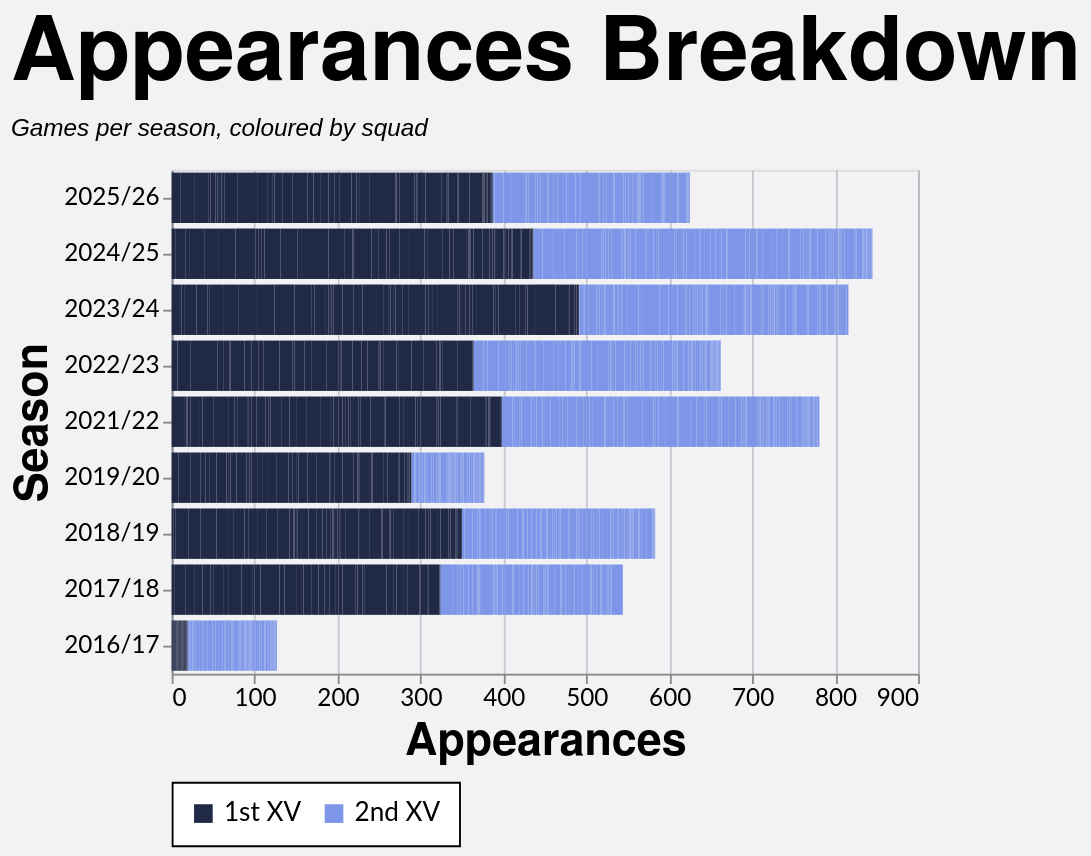

Describe this chart as a Vega-Lite specification.
### Vega-Lite specification from a JSON file in a GitHub repository (floating-point values rounded to 4 significant figures; data arrays with more than 128 entries replaced by an {"elided": "..."} marker saying what was removed)
{"config": {"axis": {"labelFont": "Lato, sans-serif", "titleFont": "PT Sans Narrow, Helvetica Neue, Helvetica, Arial, sans-serif", "labelFontSize": 13, "titleFontSize": 24, "gridColor": "#202947", "gridOpacity": 0.2}, "header": {"labelFont": "PT Sans Narrow, Helvetica Neue, Helvetica, Arial, sans-serif", "titleFont": "PT Sans Narrow, Helvetica Neue, Helvetica, Arial, sans-serif", "labelFontSize": 24, "titleFontSize": 28, "labelFontWeight": "bold", "orient": "left"}, "legend": {"labelFont": "Lato, sans-serif", "titleFont": "PT Sans Narrow, Helvetica Neue, Helvetica, Arial, sans-serif", "labelFontSize": 14, "titleFontSize": 16, "titlePadding": 5, "fillColor": "white", "strokeColor": "black", "padding": 10, "titleFontWeight": "lighter", "titleFontStyle": "italic", "titleColor": "gray", "offset": 10}, "title": {"font": "PT Sans Narrow, Helvetica Neue, Helvetica, Arial, sans-serif", "fontSize": 48, "fontWeight": "bold", "anchor": "start", "align": "center", "titlePadding": 20, "subtitlePadding": 10, "subtitleFontSize": 13, "subtitleColor": "", "subtitleFontStyle": "italic", "offset": 15, "color": "black"}, "axisX": {"labelAngle": 0}, "facet": {"title": null, "header": null, "align": {"row": "each", "column": "each"}}, "resolve": {"scale": {"y": "independent", "facet": "independent"}}, "background": "#f2f1f4", "scale": {"offsetBandPaddingOuter": 0.2, "offsetBandPaddingInner": 0.1}}, "data": {"name": "data-e7af06bcb999300858fd9b6b61fb0d5f"}, "mark": {"type": "bar"}, "encoding": {"color": {"field": "color_value", "legend": {"orient": "bottom", "title": null}, "scale": {"domain": ["1st XV", "2nd XV"], "range": ["#202946", "#7d96e8"]}, "sort": {"field": "sum(apps)", "op": "sum", "order": "descending"}, "type": "nominal"}, "tooltip": [{"field": "player", "title": "Player", "type": "nominal"}, {"field": "season", "title": "Season", "type": "nominal"}, {"field": "color_value", "title": "Group", "type": "nominal"}, {"aggregate": "sum", "field": "apps", "title": "Appearances", "type": "quantitative"}], "x": {"aggregate": "sum", "field": "apps", "title": "Appearances", "type": "quantitative"}, "y": {"field": "season", "sort": {"field": "season_sort", "op": "max", "order": "descending"}, "title": "Season", "type": "nominal"}}, "height": {"step": 30}, "title": {"text": "Appearances Breakdown", "subtitle": "Games per season, coloured by squad"}, "width": 400, "$schema": "https://vega.github.io/schema/vega-lite/v5.20.1.json", "datasets": {"data-e7af06bcb999300858fd9b6b61fb0d5f": {"elided": "2507 records"}}}
